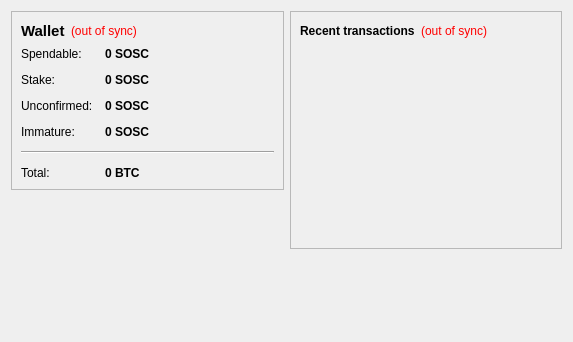
<?xml version="1.0" encoding="UTF-8"?>
<ui version="4.0">
 <class>OverviewPage</class>
 <widget class="QWidget" name="OverviewPage">
  <property name="geometry">
   <rect>
    <x>0</x>
    <y>0</y>
    <width>573</width>
    <height>342</height>
   </rect>
  </property>
  <property name="windowTitle">
   <string>Form</string>
  </property>
  <layout class="QHBoxLayout" name="horizontalLayout" stretch="1,1">
   <item>
    <layout class="QVBoxLayout" name="verticalLayout_2">
     <item>
      <widget class="QFrame" name="frame">
       <property name="frameShape">
        <enum>QFrame::StyledPanel</enum>
       </property>
       <property name="frameShadow">
        <enum>QFrame::Raised</enum>
       </property>
       <layout class="QVBoxLayout" name="verticalLayout_4">
        <item>
         <layout class="QHBoxLayout" name="horizontalLayout_4">
          <item>
           <widget class="QLabel" name="label_5">
            <property name="font">
             <font>
              <pointsize>11</pointsize>
              <weight>75</weight>
              <bold>true</bold>
             </font>
            </property>
            <property name="text">
             <string>Wallet</string>
            </property>
           </widget>
          </item>
          <item>
           <widget class="QLabel" name="labelWalletStatus">
            <property name="toolTip">
             <string>The displayed information may be out of date. Your wallet automatically synchronizes with the SocialScore network after a connection is established, but this process has not completed yet.</string>
            </property>
            <property name="styleSheet">
             <string notr="true">QLabel { color: red; }</string>
            </property>
            <property name="text">
             <string notr="true">(out of sync)</string>
            </property>
            <property name="alignment">
             <set>Qt::AlignLeading|Qt::AlignLeft|Qt::AlignVCenter</set>
            </property>
           </widget>
          </item>
          <item>
           <spacer name="horizontalSpacer_2">
            <property name="orientation">
             <enum>Qt::Horizontal</enum>
            </property>
            <property name="sizeHint" stdset="0">
             <size>
              <width>40</width>
              <height>20</height>
             </size>
            </property>
           </spacer>
          </item>
         </layout>
        </item>
        <item>
         <layout class="QFormLayout" name="formLayout_2">
          <property name="fieldGrowthPolicy">
           <enum>QFormLayout::AllNonFixedFieldsGrow</enum>
          </property>
          <property name="horizontalSpacing">
           <number>12</number>
          </property>
          <property name="verticalSpacing">
           <number>12</number>
          </property>
          <item row="0" column="0">
           <widget class="QLabel" name="label">
            <property name="text">
             <string>Spendable:</string>
            </property>
           </widget>
          </item>
          <item row="0" column="1">
           <widget class="QLabel" name="labelBalance">
            <property name="font">
             <font>
              <weight>75</weight>
              <bold>true</bold>
             </font>
            </property>
            <property name="cursor">
             <cursorShape>IBeamCursor</cursorShape>
            </property>
            <property name="toolTip">
             <string>Your current spendable balance</string>
            </property>
            <property name="text">
             <string notr="true">0 SOSC</string>
            </property>
            <property name="textInteractionFlags">
             <set>Qt::LinksAccessibleByMouse|Qt::TextSelectableByKeyboard|Qt::TextSelectableByMouse</set>
            </property>
           </widget>
          </item>
          <item row="1" column="0">
           <widget class="QLabel" name="label_6">
            <property name="text">
             <string>Stake:</string>
            </property>
           </widget>
          </item>
          <item row="1" column="1">
           <widget class="QLabel" name="labelStake">
            <property name="font">
             <font>
              <weight>75</weight>
              <bold>true</bold>
             </font>
            </property>
            <property name="cursor">
             <cursorShape>IBeamCursor</cursorShape>
            </property>
            <property name="toolTip">
             <string>Total of coins that was staked, and do not yet count toward the current balance</string>
            </property>
            <property name="text">
             <string notr="true">0 SOSC</string>
            </property>
            <property name="textInteractionFlags">
             <set>Qt::LinksAccessibleByMouse|Qt::TextSelectableByKeyboard|Qt::TextSelectableByMouse</set>
            </property>
           </widget>
          </item>
          <item row="2" column="0">
           <widget class="QLabel" name="label_3">
            <property name="text">
             <string>Unconfirmed:</string>
            </property>
           </widget>
          </item>
          <item row="2" column="1">
           <widget class="QLabel" name="labelUnconfirmed">
            <property name="font">
             <font>
              <weight>75</weight>
              <bold>true</bold>
             </font>
            </property>
            <property name="cursor">
             <cursorShape>IBeamCursor</cursorShape>
            </property>
            <property name="toolTip">
             <string>Total of transactions that have yet to be confirmed, and do not yet count toward the current balance</string>
            </property>
            <property name="text">
             <string notr="true">0 SOSC</string>
            </property>
            <property name="textInteractionFlags">
             <set>Qt::LinksAccessibleByMouse|Qt::TextSelectableByKeyboard|Qt::TextSelectableByMouse</set>
            </property>
           </widget>
          </item>
          <item row="3" column="0">
           <widget class="QLabel" name="labelImmatureText">
            <property name="text">
             <string>Immature:</string>
            </property>
           </widget>
          </item>
          <item row="3" column="1">
           <widget class="QLabel" name="labelImmature">
            <property name="font">
             <font>
              <weight>75</weight>
              <bold>true</bold>
             </font>
            </property>
            <property name="toolTip">
             <string>Mined balance that has not yet matured</string>
            </property>
            <property name="text">
             <string notr="true">0 SOSC</string>
            </property>
            <property name="textInteractionFlags">
             <set>Qt::LinksAccessibleByMouse|Qt::TextSelectableByKeyboard|Qt::TextSelectableByMouse</set>
            </property>
           </widget>
          </item>
          <item row="4" column="0" colspan="2">
           <widget class="Line" name="line">
            <property name="orientation">
             <enum>Qt::Horizontal</enum>
            </property>
           </widget>
          </item>
          <item row="5" column="0">
           <widget class="QLabel" name="labelTotalText">
            <property name="text">
             <string>Total:</string>
            </property>
           </widget>
          </item>
          <item row="5" column="1">
           <widget class="QLabel" name="labelTotal">
            <property name="font">
             <font>
              <weight>75</weight>
              <bold>true</bold>
             </font>
            </property>
            <property name="cursor">
             <cursorShape>IBeamCursor</cursorShape>
            </property>
            <property name="toolTip">
             <string>Your current total balance</string>
            </property>
            <property name="text">
             <string notr="true">0 BTC</string>
            </property>
            <property name="textInteractionFlags">
             <set>Qt::LinksAccessibleByMouse|Qt::TextSelectableByKeyboard|Qt::TextSelectableByMouse</set>
            </property>
           </widget>
          </item>
         </layout>
        </item>
       </layout>
      </widget>
     </item>
     <item>
      <spacer name="verticalSpacer">
       <property name="orientation">
        <enum>Qt::Vertical</enum>
       </property>
       <property name="sizeHint" stdset="0">
        <size>
         <width>20</width>
         <height>40</height>
        </size>
       </property>
      </spacer>
     </item>
    </layout>
   </item>
   <item>
    <layout class="QVBoxLayout" name="verticalLayout_3">
     <item>
      <widget class="QFrame" name="frame_2">
       <property name="frameShape">
        <enum>QFrame::StyledPanel</enum>
       </property>
       <property name="frameShadow">
        <enum>QFrame::Raised</enum>
       </property>
       <layout class="QVBoxLayout" name="verticalLayout">
        <item>
         <layout class="QHBoxLayout" name="horizontalLayout_2">
          <item>
           <widget class="QLabel" name="label_4">
            <property name="text">
             <string>&lt;b&gt;Recent transactions&lt;/b&gt;</string>
            </property>
           </widget>
          </item>
          <item>
           <widget class="QLabel" name="labelTransactionsStatus">
            <property name="toolTip">
             <string>The displayed information may be out of date. Your wallet automatically synchronizes with the SocialScore network after a connection is established, but this process has not completed yet.</string>
            </property>
            <property name="styleSheet">
             <string notr="true">QLabel { color: red; }</string>
            </property>
            <property name="text">
             <string notr="true">(out of sync)</string>
            </property>
            <property name="alignment">
             <set>Qt::AlignRight|Qt::AlignTrailing|Qt::AlignVCenter</set>
            </property>
           </widget>
          </item>
          <item>
           <spacer name="horizontalSpacer">
            <property name="orientation">
             <enum>Qt::Horizontal</enum>
            </property>
            <property name="sizeHint" stdset="0">
             <size>
              <width>40</width>
              <height>20</height>
             </size>
            </property>
           </spacer>
          </item>
         </layout>
        </item>
        <item>
         <widget class="QListView" name="listTransactions">
          <property name="styleSheet">
           <string notr="true">QListView { background: transparent; }</string>
          </property>
          <property name="frameShape">
           <enum>QFrame::NoFrame</enum>
          </property>
          <property name="verticalScrollBarPolicy">
           <enum>Qt::ScrollBarAlwaysOff</enum>
          </property>
          <property name="horizontalScrollBarPolicy">
           <enum>Qt::ScrollBarAlwaysOff</enum>
          </property>
          <property name="selectionMode">
           <enum>QAbstractItemView::NoSelection</enum>
          </property>
         </widget>
        </item>
       </layout>
      </widget>
     </item>
     <item>
      <spacer name="verticalSpacer_2">
       <property name="orientation">
        <enum>Qt::Vertical</enum>
       </property>
       <property name="sizeHint" stdset="0">
        <size>
         <width>20</width>
         <height>40</height>
        </size>
       </property>
      </spacer>
     </item>
    </layout>
   </item>
  </layout>
 </widget>
 <resources/>
 <connections/>
</ui>
